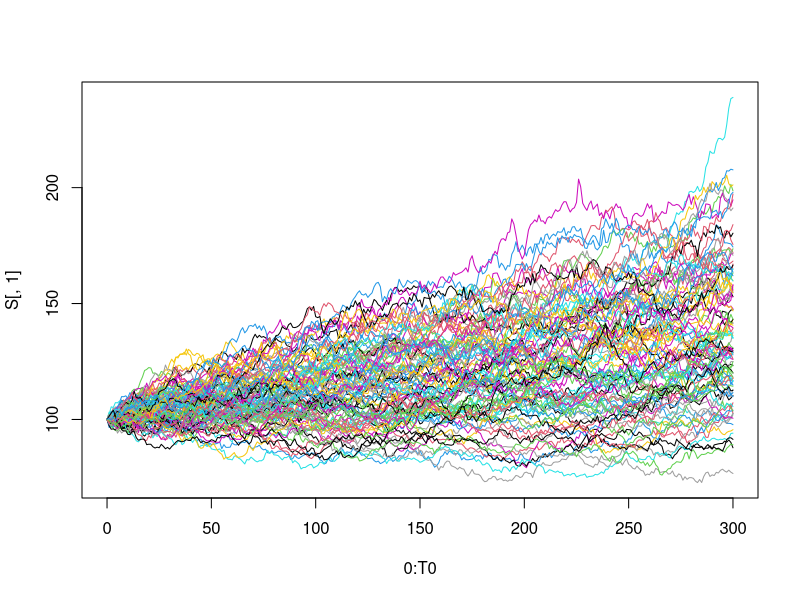
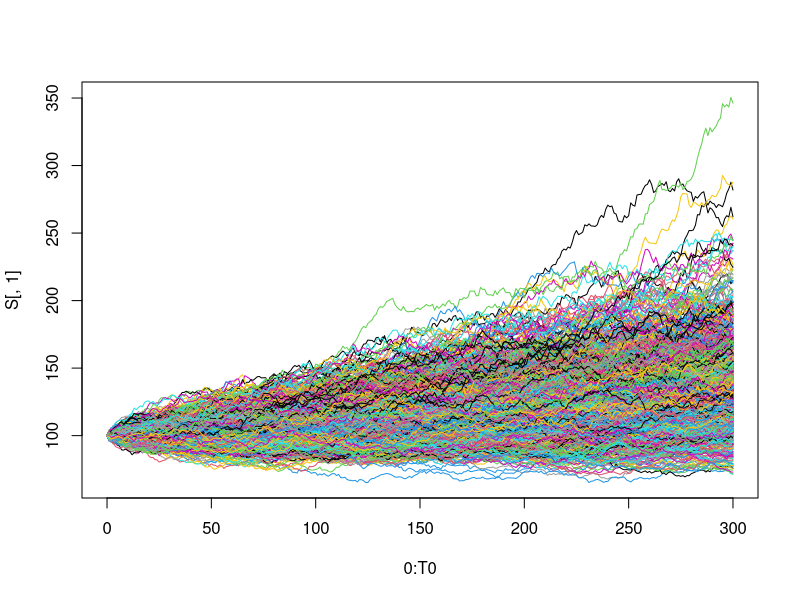
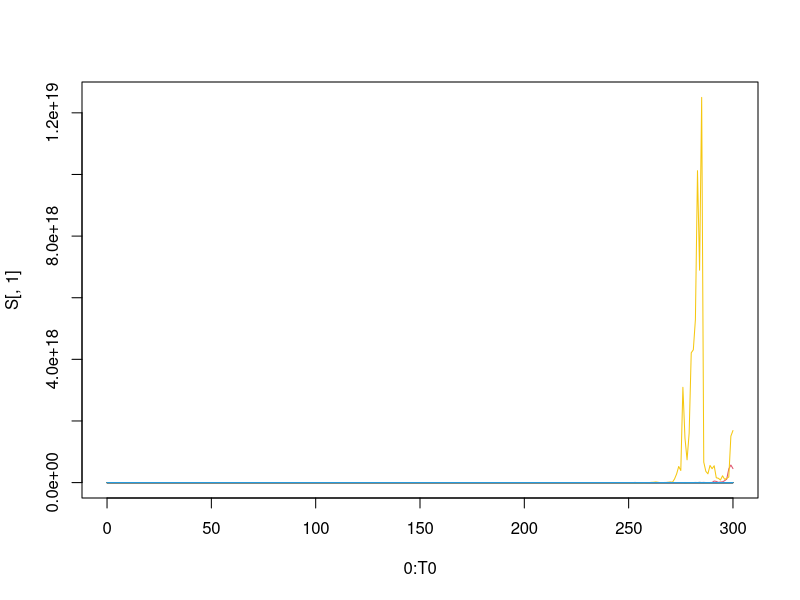

Here is the R script that generated these plots, in order:

rm( list = ls() )

## AR(1) model
'
自我回歸模型(AR)
R(0) 已知
R(1) = omega+alpha1*R(0)+ epsilon(1)
R(2) = omega+alpha1*R(1)+ epsilon(2)
...
R(100) = omega+alpha1*R(99)+ epsilon(100)

R(t) = ln[S(t)/S(t-1)] -> S(t)

epsilon = R(t)- E[R(t)] >0 好消息  
epsilon = R(t)- E[R(t)] >0 壞消息
'

omega  <- 0.001      # intercept term
alpha1 <- 0.002      #R(t-1) 對 R(t)的影響，自我相關
sigma  <- 0.25/ sqrt(365)  # 股票報酬的標準差(由年轉日)

## random numbers(Gaisson/noraml white noise)
PathN  <- 100
T0      <- 300
epsilon <- matrix(rnorm(T0*PathN, mean = 0, sd = sigma),
                  nrow = T0, ncol = PathN)

## simulation stock price
R       <- matrix(NA,nrow =T0+1, ncol = PathN)
R[1,]    <- 0        # 第0天的報酬率
S       <- matrix(NA,nrow =T0+1, ncol = PathN)
S[1,]    <- 100
for (t in 1:T0){
  R[t+1,] <- omega + alpha1*R[t,]+ epsilon[t,]   #第t+1天的報酬率
  S[t+1,] <- S[t,]*exp(R[t+1,])
}

plot( 0:T0, S[,1], type = "l", col = 1 , ylim = c(min(S),max(S)) )
for (j in 2:PathN){
  lines(0:T0, S[,j], col = j)
}


## Assigmeant 5 - homework 1:

'AR model 信心水準95% VaR(S300) = ???'

VaR_AR <- quantile( S[301,], 0.05 )
VaR_AR


## MA(1) model
omega  <- 0.001      # intercept term
beta1 <- 0.002      #epsilon(t-1) 對 R(t)的影響
sigma  <- 0.25/ sqrt(365)  # 股票報酬的標準差(由年轉日)

## random numbers(Gaisson/noraml white noise)
PathN  <- 1000
T0      <- 300
epsilon <- matrix(rnorm(T0*PathN, mean = 0, sd = sigma),
                  nrow = T0, ncol = PathN)

## simulation stock price
R       <- matrix(NA,nrow =T0+1, ncol = PathN)
R[1,]    <- 0        # 第0天的報酬率
S       <- matrix(NA,nrow =T0+1, ncol = PathN)
S[1,]    <- 100
for (t in 1:T0){
  if (t == 1){
    R[t+1,] <- omega + 0+ epsilon[t,]   #第t+1天的報酬率
    
    
  } else {
    R[t+1,] <- omega + beta1*R[t-1,]+ epsilon[t,]   #第t+1天的報酬率
  }  
    S[t+1,] <- S[t,]*exp(R[t+1,]) 
  
}

plot( 0:T0, S[,1], type = "l", col = 1 , ylim = c(min(S),max(S)) )
for (j in 2:PathN){
  lines(0:T0, S[,j], col = j)
}

## Assigmeant 5 - hmework 2:
'MA model 信心水準95% VaR(S300)=???'


VaR_MA <- quantile( S[T0+1,] , 0.05)

VaR_MA


## ARMA (1,1) model 
omega  <- 0.001      # intercept term
alpha1 <- 0.003      # R(t-1) 對 R(t)的影響，自我相關
beta1  <- 0.002      #epsilon(t-1) 對 R(t)的影響
sigma  <- 0.25/ sqrt(365)  # 股票報酬的標準差(由年轉日)

## random numbers(Gaisson/noraml white noise)
PathN  <- 20
T0      <- 300

epsilon <- matrix(rt(T0*PathN, 30),
                  nrow = T0, ncol = PathN)


# epsilon <- matrix(rnorm(T0*PathN, mean = 0, sd = sigma),
#                   nrow = T0, ncol = PathN)

## simulation stock price
R       <- matrix(NA,nrow =T0+1, ncol = PathN)
R[1,]    <- 0        # 第0天的報酬率
S       <- matrix(NA,nrow =T0+1, ncol = PathN)
S[1,]    <- 100
for (t in 1:T0){
  if (t == 1){
    R[t+1,] <- omega + alpha1*R[t,]+
                0 + epsilon[t,]   #第t+1天的報酬率
    
    
  } else {
    R[t+1,] <- omega + alpha1*R[t,]+
                beta1*R[t-1,]+ epsilon[t,]   #第t+1天的報酬率
  }  
  S[t+1,] <- S[t,]*exp(R[t+1,]) 
  
}

plot( 0:T0, S[,1], type = "l", col = 1 , ylim = c(min(S),max(S)) )
for (j in 2:PathN){
  lines(0:T0, S[,j], col = j)
}


'* 有點錯誤'
## Assigmeant 5 - hmework 3
'ARMA(1,1) ，殘差項~ t(30)，VaR(S300) = ??? '
VaR_ARMA <- quantile( S[T0+1,],0.05)
VaR_ARMA



## geometic Brownian motion
r  <- 0.02/365      # 無風險利率(油年轉日)

sigma  <- 0.65/ sqrt(365)  # 股票報酬的標準差(由年轉日)

## random numbers(Gaisson/noraml white noise)
PathN  <- 20
T0     <- 90
epsilon <- matrix(rnorm(T0*PathN, mean = 0, sd = sigma),
                  nrow = T0, ncol = PathN)



## simulation stock price
R       <- matrix(NA,nrow = T0+1, ncol = PathN)
R[1,]    <- 0        # 第0天的報酬率
S       <- matrix(NA,nrow =T0+1, ncol = PathN)
S[1,]    <- 100
for (t in 1:T0){
 
  R[t+1,] <- r-0.5*sigma^2+epsilon[t,]   #第t+1天的報酬率
  
  S[t+1,] <- S[t,]*exp(R[t+1,]) 
  
}
# 
# plot( 0:T0, S[,1], type = "l", col = 1 , ylim = c(min(S),max(S)) )
# for (j in 2:PathN){
#   lines(0:T0, S[,j], col = j)
# }


EC <- mean((S[T0+1,]-100)*(S[T0+1,]>100)*exp(-1*r*T0))

## Assigmeant 4 - homework 4 
'
payoff = S(T)-100 if 100 < S(T) <= 150
            50    if S(T) > 150
            0     if S(T) < 100   
PV(payoff) = ??

'

price <- mean( ((S[T0+1,]-100)*(S[T0+1,]>100)*(S[T0+1,]<=150)+
          50*(S[T0+1,]>150))*exp(-1*r*T0))